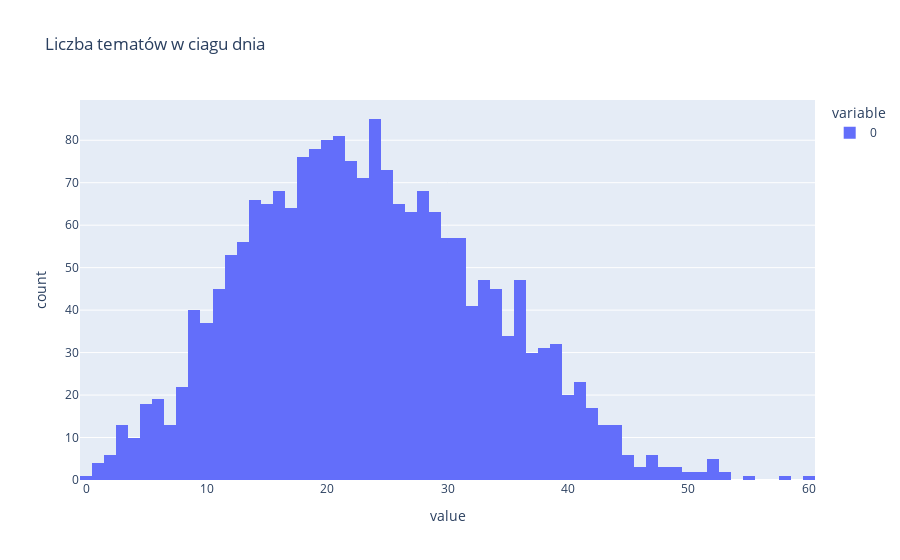

Notebook code for this chart:
### Code cell
px.histogram(found_topics_count, title='Liczba tematów w ciagu dnia')

### Figure 1 — Plotly figure (JSON) as saved in the notebook; plotly's stock layout.template omitted (floating-point values rounded to 4 significant figures; data arrays with more than 128 entries replaced by an {"elided": "..."} marker saying what was removed)
{"data": [{"alignmentgroup": "True", "bingroup": "x", "hovertemplate": "variable=0<br>value=%{x}<br>count=%{y}<extra></extra>", "legendgroup": "0", "marker": {"color": "#636efa"}, "name": "0", "offsetgroup": "0", "orientation": "v", "showlegend": true, "type": "histogram", "x": {"elided": "2020 int values"}, "xaxis": "x", "yaxis": "y"}], "layout": {"barmode": "relative", "legend": {"title": {"text": "variable"}, "tracegroupgap": 0}, "title": {"text": "Liczba tematów w ciagu dnia"}, "xaxis": {"anchor": "y", "domain": [0, 1], "title": {"text": "value"}}, "yaxis": {"anchor": "x", "domain": [0, 1], "title": {"text": "count"}}}}
